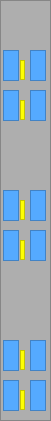
      <widget class="QFrame" name="frame_8">
       <property name="geometry">
        <rect>
         <x>270</x>
         <y>60</y>
         <width>51</width>
         <height>421</height>
        </rect>
       </property>
       <property name="styleSheet">
        <string notr="true">background-color: rgb(174, 174, 174);</string>
       </property>
       <property name="frameShape">
        <enum>QFrame::Shape::StyledPanel</enum>
       </property>
       <property name="frameShadow">
        <enum>QFrame::Shadow::Raised</enum>
       </property>
       <widget class="QFrame" name="frame_22">
        <property name="geometry">
         <rect>
          <x>20</x>
          <y>200</y>
          <width>5</width>
          <height>20</height>
         </rect>
        </property>
        <property name="styleSheet">
         <string notr="true">background-color: rgb(255, 255, 0);</string>
        </property>
        <property name="frameShape">
         <enum>QFrame::Shape::StyledPanel</enum>
        </property>
        <property name="frameShadow">
         <enum>QFrame::Shadow::Raised</enum>
        </property>
       </widget>
       <widget class="QFrame" name="frame_21">
        <property name="geometry">
         <rect>
          <x>20</x>
          <y>390</y>
          <width>5</width>
          <height>20</height>
         </rect>
        </property>
        <property name="styleSheet">
         <string notr="true">background-color: rgb(255, 255, 0);</string>
        </property>
        <property name="frameShape">
         <enum>QFrame::Shape::StyledPanel</enum>
        </property>
        <property name="frameShadow">
         <enum>QFrame::Shadow::Raised</enum>
        </property>
       </widget>
       <widget class="QFrame" name="frame_19">
        <property name="geometry">
         <rect>
          <x>20</x>
          <y>240</y>
          <width>5</width>
          <height>20</height>
         </rect>
        </property>
        <property name="styleSheet">
         <string notr="true">background-color: rgb(255, 255, 0);</string>
        </property>
        <property name="frameShape">
         <enum>QFrame::Shape::StyledPanel</enum>
        </property>
        <property name="frameShadow">
         <enum>QFrame::Shadow::Raised</enum>
        </property>
       </widget>
       <widget class="QFrame" name="frame_18">
        <property name="geometry">
         <rect>
          <x>20</x>
          <y>350</y>
          <width>5</width>
          <height>20</height>
         </rect>
        </property>
        <property name="styleSheet">
         <string notr="true">background-color: rgb(255, 255, 0);</string>
        </property>
        <property name="frameShape">
         <enum>QFrame::Shape::StyledPanel</enum>
        </property>
        <property name="frameShadow">
         <enum>QFrame::Shadow::Raised</enum>
        </property>
       </widget>
       <widget class="QFrame" name="frame_20">
        <property name="geometry">
         <rect>
          <x>20</x>
          <y>100</y>
          <width>5</width>
          <height>20</height>
         </rect>
        </property>
        <property name="styleSheet">
         <string notr="true">background-color: rgb(255, 255, 0);</string>
        </property>
        <property name="frameShape">
         <enum>QFrame::Shape::StyledPanel</enum>
        </property>
        <property name="frameShadow">
         <enum>QFrame::Shadow::Raised</enum>
        </property>
       </widget>
       <widget class="QFrame" name="frame_17">
        <property name="geometry">
         <rect>
          <x>20</x>
          <y>60</y>
          <width>5</width>
          <height>20</height>
         </rect>
        </property>
        <property name="styleSheet">
         <string notr="true">background-color: rgb(255, 255, 0);</string>
        </property>
        <property name="frameShape">
         <enum>QFrame::Shape::StyledPanel</enum>
        </property>
        <property name="frameShadow">
         <enum>QFrame::Shadow::Raised</enum>
        </property>
       </widget>
       <widget class="QFrame" name="autoposV4_2">
        <property name="geometry">
         <rect>
          <x>30</x>
          <y>50</y>
          <width>16</width>
          <height>31</height>
         </rect>
        </property>
        <property name="styleSheet">
         <string notr="true">background-color: rgb(85, 170, 255);</string>
        </property>
        <property name="frameShape">
         <enum>QFrame::Shape::StyledPanel</enum>
        </property>
        <property name="frameShadow">
         <enum>QFrame::Shadow::Raised</enum>
        </property>
       </widget>
       <widget class="QFrame" name="autoposV1_2">
        <property name="geometry">
         <rect>
          <x>3</x>
          <y>50</y>
          <width>16</width>
          <height>31</height>
         </rect>
        </property>
        <property name="styleSheet">
         <string notr="true">background-color: rgb(85, 170, 255);</string>
        </property>
        <property name="frameShape">
         <enum>QFrame::Shape::StyledPanel</enum>
        </property>
        <property name="frameShadow">
         <enum>QFrame::Shadow::Raised</enum>
        </property>
       </widget>
       <widget class="QFrame" name="autoposV2_2">
        <property name="geometry">
         <rect>
          <x>3</x>
          <y>90</y>
          <width>16</width>
          <height>31</height>
         </rect>
        </property>
        <property name="styleSheet">
         <string notr="true">background-color: rgb(85, 170, 255);</string>
        </property>
        <property name="frameShape">
         <enum>QFrame::Shape::StyledPanel</enum>
        </property>
        <property name="frameShadow">
         <enum>QFrame::Shadow::Raised</enum>
        </property>
       </widget>
       <widget class="QFrame" name="autoposV3_2">
        <property name="geometry">
         <rect>
          <x>30</x>
          <y>90</y>
          <width>16</width>
          <height>31</height>
         </rect>
        </property>
        <property name="styleSheet">
         <string notr="true">background-color: rgb(85, 170, 255);</string>
        </property>
        <property name="frameShape">
         <enum>QFrame::Shape::StyledPanel</enum>
        </property>
        <property name="frameShadow">
         <enum>QFrame::Shadow::Raised</enum>
        </property>
       </widget>
       <widget class="QFrame" name="autoposV4_6">
        <property name="geometry">
         <rect>
          <x>30</x>
          <y>190</y>
          <width>16</width>
          <height>31</height>
         </rect>
        </property>
        <property name="styleSheet">
         <string notr="true">background-color: rgb(85, 170, 255);</string>
        </property>
        <property name="frameShape">
         <enum>QFrame::Shape::StyledPanel</enum>
        </property>
        <property name="frameShadow">
         <enum>QFrame::Shadow::Raised</enum>
        </property>
       </widget>
       <widget class="QFrame" name="autoposV2_6">
        <property name="geometry">
         <rect>
          <x>3</x>
          <y>230</y>
          <width>16</width>
          <height>31</height>
         </rect>
        </property>
        <property name="styleSheet">
         <string notr="true">background-color: rgb(85, 170, 255);</string>
        </property>
        <property name="frameShape">
         <enum>QFrame::Shape::StyledPanel</enum>
        </property>
        <property name="frameShadow">
         <enum>QFrame::Shadow::Raised</enum>
        </property>
       </widget>
       <widget class="QFrame" name="autoposV1_6">
        <property name="geometry">
         <rect>
          <x>3</x>
          <y>190</y>
          <width>16</width>
          <height>31</height>
         </rect>
        </property>
        <property name="styleSheet">
         <string notr="true">background-color: rgb(85, 170, 255);</string>
        </property>
        <property name="frameShape">
         <enum>QFrame::Shape::StyledPanel</enum>
        </property>
        <property name="frameShadow">
         <enum>QFrame::Shadow::Raised</enum>
        </property>
       </widget>
       <widget class="QFrame" name="autoposV3_6">
        <property name="geometry">
         <rect>
          <x>30</x>
          <y>230</y>
          <width>16</width>
          <height>31</height>
         </rect>
        </property>
        <property name="styleSheet">
         <string notr="true">background-color: rgb(85, 170, 255);</string>
        </property>
        <property name="frameShape">
         <enum>QFrame::Shape::StyledPanel</enum>
        </property>
        <property name="frameShadow">
         <enum>QFrame::Shadow::Raised</enum>
        </property>
       </widget>
       <widget class="QFrame" name="autoposV4_10">
        <property name="geometry">
         <rect>
          <x>30</x>
          <y>340</y>
          <width>16</width>
          <height>31</height>
         </rect>
        </property>
        <property name="styleSheet">
         <string notr="true">background-color: rgb(85, 170, 255);</string>
        </property>
        <property name="frameShape">
         <enum>QFrame::Shape::StyledPanel</enum>
        </property>
        <property name="frameShadow">
         <enum>QFrame::Shadow::Raised</enum>
        </property>
       </widget>
       <widget class="QFrame" name="autoposV2_10">
        <property name="geometry">
         <rect>
          <x>3</x>
          <y>380</y>
          <width>16</width>
          <height>31</height>
         </rect>
        </property>
        <property name="styleSheet">
         <string notr="true">background-color: rgb(85, 170, 255);</string>
        </property>
        <property name="frameShape">
         <enum>QFrame::Shape::StyledPanel</enum>
        </property>
        <property name="frameShadow">
         <enum>QFrame::Shadow::Raised</enum>
        </property>
       </widget>
       <widget class="QFrame" name="autoposV3_10">
        <property name="geometry">
         <rect>
          <x>30</x>
          <y>380</y>
          <width>16</width>
          <height>31</height>
         </rect>
        </property>
        <property name="styleSheet">
         <string notr="true">background-color: rgb(85, 170, 255);</string>
        </property>
        <property name="frameShape">
         <enum>QFrame::Shape::StyledPanel</enum>
        </property>
        <property name="frameShadow">
         <enum>QFrame::Shadow::Raised</enum>
        </property>
       </widget>
       <widget class="QFrame" name="autoposV1_10">
        <property name="geometry">
         <rect>
          <x>3</x>
          <y>340</y>
          <width>16</width>
          <height>31</height>
         </rect>
        </property>
        <property name="styleSheet">
         <string notr="true">background-color: rgb(85, 170, 255);</string>
        </property>
        <property name="frameShape">
         <enum>QFrame::Shape::StyledPanel</enum>
        </property>
        <property name="frameShadow">
         <enum>QFrame::Shadow::Raised</enum>
        </property>
       </widget>
      </widget>
